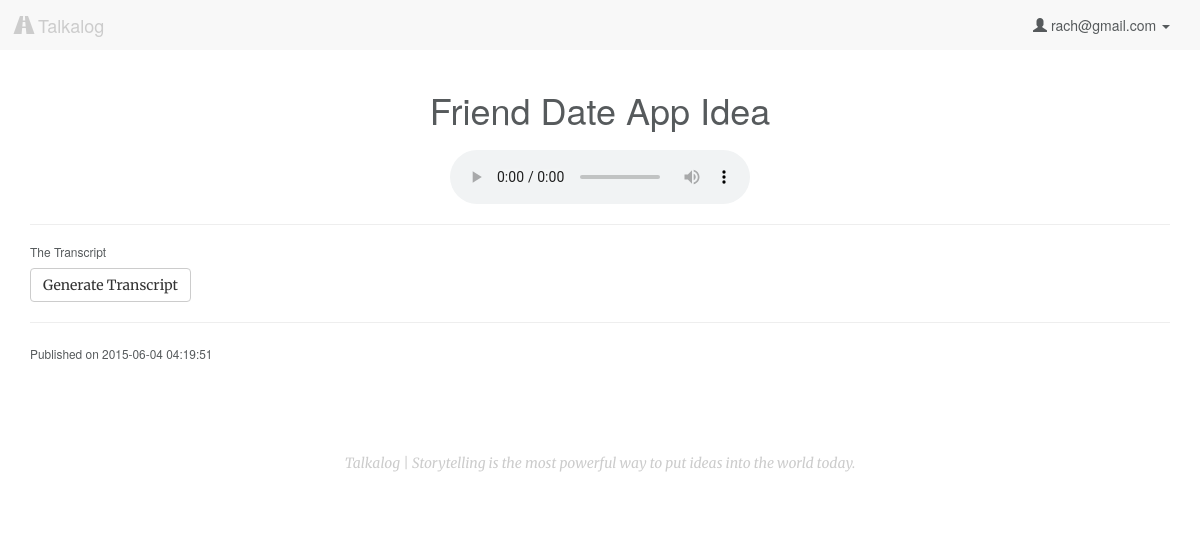
Page /listen/14 (signed in) on the earlier database version.
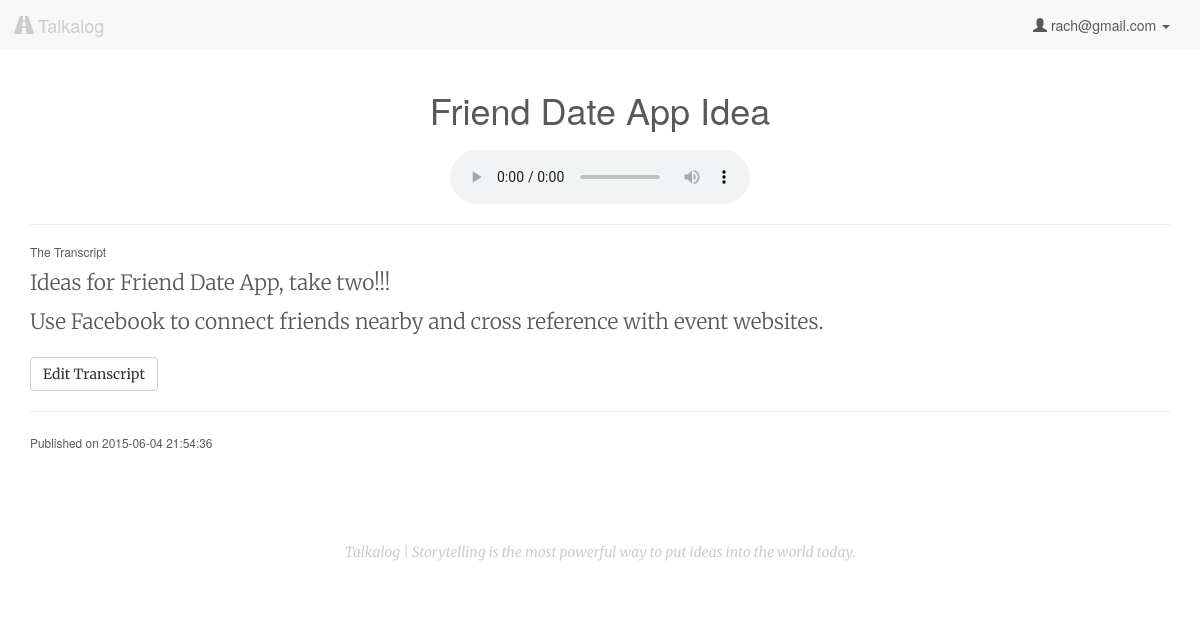
Same page on the later database version.
### model.py (models this page shows, shortened)
class Upload(db.Model):
    __tablename__ = "Uploads"
    id = db.Column(db.Integer, autoincrement=True, primary_key=True)
    user_id = db.Column(db.Integer, db.ForeignKey('Users.id'), nullable=False)
    title = db.Column(db.String, nullable=False, default=db.func.now())
    path = db.Column(db.String(50))
    mimetype = db.Column(db.String(50), default='wav') # wav, jpg, mp3
    datetime = db.Column(db.DateTime, default=db.func.now(), onupdate=db.func.now()) # set datetime to current timestamp
    transcript = db.Column(db.Text)
    user = db.relationship("User", backref=db.backref("uploads", order_by=id))

### server.py (the view)
@app.route('/listen/<int:id>')
def listen_audio(id):
	"""Show more information about the single user logged in."""
	if 'email' in session:
		user_email = session['email']
		user = User.query.filter_by(email=user_email).first()
		this_file = Upload.query.filter_by(id=id).first()
		cu = this_file.collectionsuploads
		print 'CollectionsUploads: ', cu
		collection = [cu.collection for cu in cu]
		print 'This is the parent collection: ', collection
		collect_users = []
		for c in collection:
			for i in c.collectionsusers:
				print 'what is i', i
				collect_users.append(i.user_id)
		if (this_file.user_id == user.id) or (user.id in collect_users):
			return render_template('listen.html', user=user, upload=this_file,
				upload_folder=UPLOAD_FOLDER)
		else:
			flash('You don\'t have access to view this page')
			return redirect('/')
	else:
		flash('You must be logged in to access this page.')
		return redirect('/')

### templates/listen.html (shortened to what this page needs)
{% extends 'base.html' %}
{% block content %}
    <h1 id="upload-title" upload-id="{{ upload.id }}" class="text-center">{{ upload.title }}</h1>
    <audio controls>
        <source src="{{ upload_folder }}/{{ upload.path }}" type="audio/wav">
    </audio>
    <hr>
    <h6>The Transcript</h6>
    <div class="transcript-body lead">
    {% if upload.transcript %}
        {{ upload.transcript|safe }}
        <button type="button" class="btn btn-default edit-transcript" data-toggle="modal" data-target="#myModal">Edit Transcript</button>
    {% else %}
        <button id="load" class="btn btn-default">Generate Transcript</button>
    {% endif %}
    </div>
    <hr>
    <p><small>Published on {{ upload.datetime }}<br>
    </small></p>
{% endblock %}

Differences in the rows shown:
changed Upload "Friend Date App Idea": transcript (not shown) → "Ideas for Friend Date App, take two!!! Use Facebook to connect friends nearby and cross reference with event websites."; datetime "2015-06-04 04:19:51" → "2015-06-04 21:54:36"
Other differences:
text no longer shown: "Generate Transcript"
text now shown: "Edit Transcript"
